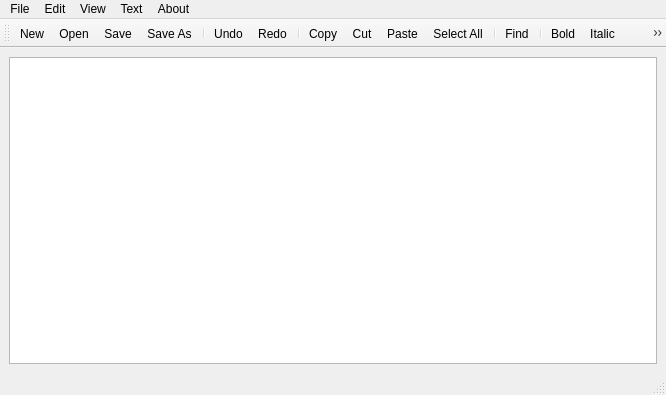
<?xml version="1.0" encoding="UTF-8"?>
<ui version="4.0">
 <class>MainWindow</class>
 <widget class="QMainWindow" name="MainWindow">
  <property name="geometry">
   <rect>
    <x>0</x>
    <y>0</y>
    <width>666</width>
    <height>395</height>
   </rect>
  </property>
  <property name="windowTitle">
   <string>TextEditor</string>
  </property>
  <property name="windowIcon">
   <iconset resource="res.qrc">
    <normaloff>:/files/images/nodepad.png</normaloff>:/files/images/nodepad.png</iconset>
  </property>
  <widget class="QWidget" name="centralwidget">
   <layout class="QVBoxLayout" name="verticalLayout">
    <item>
     <widget class="QTextEdit" name="textEdit"/>
    </item>
   </layout>
  </widget>
  <widget class="QMenuBar" name="menubar">
   <property name="geometry">
    <rect>
     <x>0</x>
     <y>0</y>
     <width>666</width>
     <height>22</height>
    </rect>
   </property>
   <widget class="QMenu" name="menuFile">
    <property name="title">
     <string>File</string>
    </property>
    <addaction name="actionNew"/>
    <addaction name="actionOpen"/>
    <addaction name="separator"/>
    <addaction name="actionSave"/>
    <addaction name="actionSave_As"/>
    <addaction name="separator"/>
    <addaction name="actionExit"/>
   </widget>
   <widget class="QMenu" name="menuEdit">
    <property name="title">
     <string>Edit</string>
    </property>
    <addaction name="actionCopy"/>
    <addaction name="actionCut"/>
    <addaction name="actionPaste"/>
    <addaction name="separator"/>
    <addaction name="actionFind"/>
    <addaction name="actionReplace"/>
    <addaction name="separator"/>
    <addaction name="actionUndo"/>
    <addaction name="actionRedo"/>
    <addaction name="separator"/>
    <addaction name="actionSelect_All"/>
   </widget>
   <widget class="QMenu" name="menuView">
    <property name="title">
     <string>View</string>
    </property>
    <addaction name="actionZoom_in"/>
    <addaction name="actionZoom_out"/>
   </widget>
   <widget class="QMenu" name="menuText">
    <property name="title">
     <string>Text</string>
    </property>
    <addaction name="actionBold"/>
    <addaction name="actionItalic"/>
    <addaction name="actionUnderline"/>
    <addaction name="actionStrike"/>
    <addaction name="separator"/>
    <addaction name="actionColor"/>
    <addaction name="separator"/>
    <addaction name="actionFont"/>
   </widget>
   <widget class="QMenu" name="menuAbout">
    <property name="title">
     <string>About</string>
    </property>
    <addaction name="actionHelp"/>
    <addaction name="actionAbout"/>
   </widget>
   <addaction name="menuFile"/>
   <addaction name="menuEdit"/>
   <addaction name="menuView"/>
   <addaction name="menuText"/>
   <addaction name="menuAbout"/>
  </widget>
  <widget class="QStatusBar" name="statusbar"/>
  <widget class="QToolBar" name="toolBar">
   <property name="windowTitle">
    <string>toolBar</string>
   </property>
   <attribute name="toolBarArea">
    <enum>TopToolBarArea</enum>
   </attribute>
   <attribute name="toolBarBreak">
    <bool>false</bool>
   </attribute>
   <addaction name="actionNew"/>
   <addaction name="actionOpen"/>
   <addaction name="actionSave"/>
   <addaction name="actionSave_As"/>
   <addaction name="separator"/>
   <addaction name="actionUndo"/>
   <addaction name="actionRedo"/>
   <addaction name="separator"/>
   <addaction name="actionCopy"/>
   <addaction name="actionCut"/>
   <addaction name="actionPaste"/>
   <addaction name="actionSelect_All"/>
   <addaction name="separator"/>
   <addaction name="actionFind"/>
   <addaction name="separator"/>
   <addaction name="actionBold"/>
   <addaction name="actionItalic"/>
   <addaction name="actionUnderline"/>
   <addaction name="actionStrike"/>
   <addaction name="separator"/>
   <addaction name="actionColor"/>
   <addaction name="separator"/>
   <addaction name="actionFont"/>
  </widget>
  <action name="actionNew">
   <property name="icon">
    <iconset resource="res.qrc">
     <normaloff>:/files/images/new.png</normaloff>:/files/images/new.png</iconset>
   </property>
   <property name="text">
    <string>New</string>
   </property>
   <property name="shortcut">
    <string>Ctrl+N</string>
   </property>
  </action>
  <action name="actionOpen">
   <property name="icon">
    <iconset resource="res.qrc">
     <normaloff>:/files/images/open.png</normaloff>:/files/images/open.png</iconset>
   </property>
   <property name="text">
    <string>Open</string>
   </property>
   <property name="shortcut">
    <string>Ctrl+O</string>
   </property>
  </action>
  <action name="actionSave">
   <property name="icon">
    <iconset resource="res.qrc">
     <normaloff>:/files/images/save.png</normaloff>:/files/images/save.png</iconset>
   </property>
   <property name="text">
    <string>Save</string>
   </property>
   <property name="shortcut">
    <string>Ctrl+S</string>
   </property>
  </action>
  <action name="actionSave_As">
   <property name="icon">
    <iconset resource="res.qrc">
     <normaloff>:/files/images/saveas.png</normaloff>:/files/images/saveas.png</iconset>
   </property>
   <property name="text">
    <string>Save As</string>
   </property>
   <property name="shortcut">
    <string>Ctrl+Shift+S</string>
   </property>
  </action>
  <action name="actionExit">
   <property name="icon">
    <iconset resource="res.qrc">
     <normaloff>:/files/images/exit.png</normaloff>:/files/images/exit.png</iconset>
   </property>
   <property name="text">
    <string>Exit</string>
   </property>
  </action>
  <action name="actionCopy">
   <property name="icon">
    <iconset resource="res.qrc">
     <normaloff>:/files/images/copy.png</normaloff>:/files/images/copy.png</iconset>
   </property>
   <property name="text">
    <string>Copy</string>
   </property>
   <property name="shortcut">
    <string>Ctrl+C</string>
   </property>
  </action>
  <action name="actionCut">
   <property name="icon">
    <iconset resource="res.qrc">
     <normaloff>:/files/images/cut.png</normaloff>:/files/images/cut.png</iconset>
   </property>
   <property name="text">
    <string>Cut</string>
   </property>
   <property name="shortcut">
    <string>Ctrl+X</string>
   </property>
  </action>
  <action name="actionPaste">
   <property name="icon">
    <iconset resource="res.qrc">
     <normaloff>:/files/images/paste.png</normaloff>:/files/images/paste.png</iconset>
   </property>
   <property name="text">
    <string>Paste</string>
   </property>
   <property name="shortcut">
    <string>Ctrl+V</string>
   </property>
  </action>
  <action name="actionFind">
   <property name="icon">
    <iconset resource="res.qrc">
     <normaloff>:/files/images/find.png</normaloff>:/files/images/find.png</iconset>
   </property>
   <property name="text">
    <string>Find</string>
   </property>
   <property name="shortcut">
    <string>Ctrl+F</string>
   </property>
  </action>
  <action name="actionReplace">
   <property name="icon">
    <iconset resource="res.qrc">
     <normaloff>:/files/images/text_replace.png</normaloff>:/files/images/text_replace.png</iconset>
   </property>
   <property name="text">
    <string>Replace</string>
   </property>
  </action>
  <action name="actionSelect_All">
   <property name="icon">
    <iconset resource="res.qrc">
     <normaloff>:/files/images/select_all.png</normaloff>:/files/images/select_all.png</iconset>
   </property>
   <property name="text">
    <string>Select All</string>
   </property>
   <property name="shortcut">
    <string>Ctrl+A</string>
   </property>
  </action>
  <action name="actionZoom_in">
   <property name="icon">
    <iconset resource="res.qrc">
     <normaloff>:/files/images/zoom_in.png</normaloff>:/files/images/zoom_in.png</iconset>
   </property>
   <property name="text">
    <string>Zoom in</string>
   </property>
   <property name="shortcut">
    <string>Ctrl++</string>
   </property>
  </action>
  <action name="actionZoom_out">
   <property name="icon">
    <iconset resource="res.qrc">
     <normaloff>:/files/images/zoom_out.png</normaloff>:/files/images/zoom_out.png</iconset>
   </property>
   <property name="text">
    <string>Zoom out</string>
   </property>
   <property name="shortcut">
    <string>Ctrl+-</string>
   </property>
  </action>
  <action name="actionBold">
   <property name="icon">
    <iconset resource="res.qrc">
     <normaloff>:/files/images/bold.png</normaloff>:/files/images/bold.png</iconset>
   </property>
   <property name="text">
    <string>Bold</string>
   </property>
  </action>
  <action name="actionItalic">
   <property name="icon">
    <iconset resource="res.qrc">
     <normaloff>:/files/images/italic.png</normaloff>:/files/images/italic.png</iconset>
   </property>
   <property name="text">
    <string>Italic</string>
   </property>
  </action>
  <action name="actionUnderline">
   <property name="icon">
    <iconset resource="res.qrc">
     <normaloff>:/files/images/underline.png</normaloff>:/files/images/underline.png</iconset>
   </property>
   <property name="text">
    <string>Underline</string>
   </property>
  </action>
  <action name="actionStrike">
   <property name="icon">
    <iconset resource="res.qrc">
     <normaloff>:/files/images/text_strikethrough.png</normaloff>:/files/images/text_strikethrough.png</iconset>
   </property>
   <property name="text">
    <string>Strike</string>
   </property>
  </action>
  <action name="actionColor">
   <property name="icon">
    <iconset resource="res.qrc">
     <normaloff>:/files/images/color.png</normaloff>:/files/images/color.png</iconset>
   </property>
   <property name="text">
    <string>Color</string>
   </property>
  </action>
  <action name="actionFont">
   <property name="icon">
    <iconset resource="res.qrc">
     <normaloff>:/files/images/font.png</normaloff>:/files/images/font.png</iconset>
   </property>
   <property name="text">
    <string>Font</string>
   </property>
  </action>
  <action name="actionHelp">
   <property name="icon">
    <iconset resource="res.qrc">
     <normaloff>:/files/images/help.png</normaloff>:/files/images/help.png</iconset>
   </property>
   <property name="text">
    <string>Help</string>
   </property>
  </action>
  <action name="actionAbout">
   <property name="icon">
    <iconset resource="res.qrc">
     <normaloff>:/files/images/about.png</normaloff>:/files/images/about.png</iconset>
   </property>
   <property name="text">
    <string>About</string>
   </property>
  </action>
  <action name="actionUndo">
   <property name="icon">
    <iconset resource="res.qrc">
     <normaloff>:/files/images/arrow_undo.png</normaloff>:/files/images/arrow_undo.png</iconset>
   </property>
   <property name="text">
    <string>Undo</string>
   </property>
  </action>
  <action name="actionRedo">
   <property name="icon">
    <iconset resource="res.qrc">
     <normaloff>:/files/images/arrow_redo.png</normaloff>:/files/images/arrow_redo.png</iconset>
   </property>
   <property name="text">
    <string>Redo</string>
   </property>
  </action>
 </widget>
 <resources>
  <include location="res.qrc"/>
 </resources>
 <connections/>
</ui>
